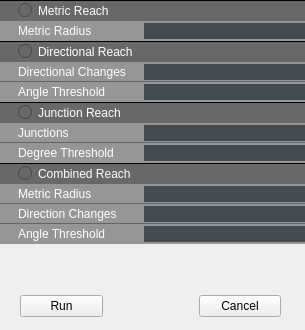
<?xml version="1.0" encoding="UTF-8"?>
<ui version="4.0">
 <class>setForm</class>
 <widget class="QWidget" name="setForm">
  <property name="geometry">
   <rect>
    <x>0</x>
    <y>0</y>
    <width>305</width>
    <height>330</height>
   </rect>
  </property>
  <property name="minimumSize">
   <size>
    <width>305</width>
    <height>330</height>
   </size>
  </property>
  <property name="maximumSize">
   <size>
    <width>305</width>
    <height>330</height>
   </size>
  </property>
  <property name="windowTitle">
   <string>parameter setting</string>
  </property>
  <widget class="QWidget" name="layoutWidget">
   <property name="geometry">
    <rect>
     <x>20</x>
     <y>290</y>
     <width>261</width>
     <height>33</height>
    </rect>
   </property>
   <layout class="QHBoxLayout">
    <property name="spacing">
     <number>6</number>
    </property>
    <property name="leftMargin">
     <number>0</number>
    </property>
    <property name="topMargin">
     <number>0</number>
    </property>
    <property name="rightMargin">
     <number>0</number>
    </property>
    <property name="bottomMargin">
     <number>0</number>
    </property>
    <item>
     <widget class="QPushButton" name="okButton">
      <property name="text">
       <string>Run</string>
      </property>
     </widget>
    </item>
    <item>
     <spacer>
      <property name="orientation">
       <enum>Qt::Horizontal</enum>
      </property>
      <property name="sizeType">
       <enum>QSizePolicy::Fixed</enum>
      </property>
      <property name="sizeHint" stdset="0">
       <size>
        <width>90</width>
        <height>10</height>
       </size>
      </property>
     </spacer>
    </item>
    <item>
     <widget class="QPushButton" name="cancelButton">
      <property name="text">
       <string>Cancel</string>
      </property>
     </widget>
    </item>
   </layout>
  </widget>
  <widget class="QWidget" name="widget" native="true">
   <property name="geometry">
    <rect>
     <x>0</x>
     <y>0</y>
     <width>305</width>
     <height>290</height>
    </rect>
   </property>
   <property name="minimumSize">
    <size>
     <width>305</width>
     <height>290</height>
    </size>
   </property>
   <property name="maximumSize">
    <size>
     <width>305</width>
     <height>290</height>
    </size>
   </property>
   <layout class="QVBoxLayout" name="verticalLayout">
    <property name="spacing">
     <number>0</number>
    </property>
    <property name="leftMargin">
     <number>0</number>
    </property>
    <property name="topMargin">
     <number>0</number>
    </property>
    <property name="rightMargin">
     <number>0</number>
    </property>
    <property name="bottomMargin">
     <number>0</number>
    </property>
    <item>
     <widget class="QWidget" name="widget_46" native="true">
      <property name="sizePolicy">
       <sizepolicy hsizetype="Preferred" vsizetype="Preferred">
        <horstretch>0</horstretch>
        <verstretch>0</verstretch>
       </sizepolicy>
      </property>
      <layout class="QVBoxLayout" name="verticalLayout_22">
       <property name="spacing">
        <number>0</number>
       </property>
       <property name="sizeConstraint">
        <enum>QLayout::SetDefaultConstraint</enum>
       </property>
       <property name="leftMargin">
        <number>0</number>
       </property>
       <property name="topMargin">
        <number>0</number>
       </property>
       <property name="rightMargin">
        <number>0</number>
       </property>
       <property name="bottomMargin">
        <number>0</number>
       </property>
       <item>
        <widget class="QWidget" name="widget_48" native="true">
         <property name="sizePolicy">
          <sizepolicy hsizetype="Expanding" vsizetype="Fixed">
           <horstretch>0</horstretch>
           <verstretch>0</verstretch>
          </sizepolicy>
         </property>
         <property name="maximumSize">
          <size>
           <width>16777215</width>
           <height>35</height>
          </size>
         </property>
         <property name="styleSheet">
          <string notr="true">QWidget
{
    background-color: rgb(104, 104, 104);
        border-top: 1px solid rgb(0 , 0 , 0);
  border-bottom: 1px solid transparent;
}
	

 

</string>
         </property>
         <layout class="QVBoxLayout" name="verticalLayout_35">
          <property name="leftMargin">
           <number>0</number>
          </property>
          <property name="topMargin">
           <number>0</number>
          </property>
          <property name="rightMargin">
           <number>0</number>
          </property>
          <property name="bottomMargin">
           <number>0</number>
          </property>
          <item>
           <widget class="QRadioButton" name="radioButton_1">
            <property name="sizePolicy">
             <sizepolicy hsizetype="Expanding" vsizetype="Fixed">
              <horstretch>0</horstretch>
              <verstretch>0</verstretch>
             </sizepolicy>
            </property>
            <property name="minimumSize">
             <size>
              <width>0</width>
              <height>0</height>
             </size>
            </property>
            <property name="maximumSize">
             <size>
              <width>16777215</width>
              <height>16777215</height>
             </size>
            </property>
            <property name="styleSheet">
             <string notr="true">QRadioButton
{
    font: 8pt &quot;Ebrima&quot;;
    color:white;
    background-color: rgb(104, 104, 104);
    padding-left:18px;  
	padding-bottom:2 px;
	padding-top:2 px;
  }
	
 QRadioButton:hover
{
	background-color: rgb(180, 53, 180);
}

QRadioButton:pressed
{
    background-color: rgb(180, 53, 180);
 }

</string>
            </property>
            <property name="text">
             <string>Metric Reach</string>
            </property>
           </widget>
          </item>
         </layout>
        </widget>
       </item>
       <item>
        <widget class="QWidget" name="widget_49" native="true">
         <property name="styleSheet">
          <string notr="true">QWidget
{
    background-color: rgb(150, 150, 150);
    
}</string>
         </property>
         <layout class="QHBoxLayout" name="horizontalLayout_18">
          <property name="spacing">
           <number>6</number>
          </property>
          <property name="leftMargin">
           <number>18</number>
          </property>
          <property name="topMargin">
           <number>2</number>
          </property>
          <property name="rightMargin">
           <number>0</number>
          </property>
          <property name="bottomMargin">
           <number>2</number>
          </property>
          <item>
           <widget class="QLabel" name="label_4">
            <property name="sizePolicy">
             <sizepolicy hsizetype="Minimum" vsizetype="Fixed">
              <horstretch>0</horstretch>
              <verstretch>0</verstretch>
             </sizepolicy>
            </property>
            <property name="minimumSize">
             <size>
              <width>120</width>
              <height>0</height>
             </size>
            </property>
            <property name="maximumSize">
             <size>
              <width>120</width>
              <height>16777215</height>
             </size>
            </property>
            <property name="styleSheet">
             <string notr="true">    border-top: 0px solid rgb(0 , 0 , 0);
    font: 8pt &quot;Ebrima&quot;;   
	color:white;   
    border-top: 0px solid rgb(0 , 0 , 0); 
</string>
            </property>
            <property name="text">
             <string>Metric Radius</string>
            </property>
           </widget>
          </item>
          <item>
           <widget class="QLineEdit" name="lineEdit">
            <property name="sizePolicy">
             <sizepolicy hsizetype="Expanding" vsizetype="Fixed">
              <horstretch>0</horstretch>
              <verstretch>0</verstretch>
             </sizepolicy>
            </property>
            <property name="styleSheet">
             <string notr="true">border :0px solid  rgb(67, 74, 80);
color: rgb(255, 255, 255);
background-color: rgb(67, 74, 80);
font: 8pt &quot;Ebrima&quot;;




</string>
            </property>
            <property name="alignment">
             <set>Qt::AlignCenter</set>
            </property>
           </widget>
          </item>
         </layout>
        </widget>
       </item>
       <item>
        <widget class="QWidget" name="widget_50" native="true">
         <property name="sizePolicy">
          <sizepolicy hsizetype="Expanding" vsizetype="Fixed">
           <horstretch>0</horstretch>
           <verstretch>0</verstretch>
          </sizepolicy>
         </property>
         <property name="maximumSize">
          <size>
           <width>16777215</width>
           <height>35</height>
          </size>
         </property>
         <property name="styleSheet">
          <string notr="true">QWidget
{
    background-color: rgb(104, 104, 104);
        border-top: 1px solid rgb(0 , 0 , 0);
  border-bottom: 1px solid transparent;
}
	

 

</string>
         </property>
         <layout class="QVBoxLayout" name="verticalLayout_44">
          <property name="leftMargin">
           <number>0</number>
          </property>
          <property name="topMargin">
           <number>0</number>
          </property>
          <property name="rightMargin">
           <number>0</number>
          </property>
          <property name="bottomMargin">
           <number>0</number>
          </property>
          <item>
           <widget class="QRadioButton" name="radioButton_2">
            <property name="sizePolicy">
             <sizepolicy hsizetype="Expanding" vsizetype="Fixed">
              <horstretch>0</horstretch>
              <verstretch>0</verstretch>
             </sizepolicy>
            </property>
            <property name="minimumSize">
             <size>
              <width>0</width>
              <height>0</height>
             </size>
            </property>
            <property name="maximumSize">
             <size>
              <width>16777215</width>
              <height>35</height>
             </size>
            </property>
            <property name="styleSheet">
             <string notr="true">QRadioButton
{
    font: 8pt &quot;Ebrima&quot;;
    color:white;
    background-color: rgb(104, 104, 104);
    padding-left:18px;  
	padding-bottom:2 px;
	padding-top:2 px;
  }
	
 QRadioButton:hover
{
	background-color: rgb(180, 53, 180);
}

QRadioButton:pressed
{
    background-color: rgb(180, 53, 180);
 }

</string>
            </property>
            <property name="text">
             <string>Directional Reach</string>
            </property>
           </widget>
          </item>
         </layout>
        </widget>
       </item>
       <item>
        <widget class="QWidget" name="widget_51" native="true">
         <layout class="QVBoxLayout" name="verticalLayout_23" stretch="0,0">
          <property name="spacing">
           <number>0</number>
          </property>
          <property name="leftMargin">
           <number>0</number>
          </property>
          <property name="topMargin">
           <number>0</number>
          </property>
          <property name="rightMargin">
           <number>0</number>
          </property>
          <property name="bottomMargin">
           <number>0</number>
          </property>
          <item>
           <widget class="QWidget" name="widget_52" native="true">
            <property name="styleSheet">
             <string notr="true">.QWidget
{
    background-color: rgb(150, 150, 150);
       border-bottom: 1px solid  rgb(100, 100, 100);

}</string>
            </property>
            <layout class="QHBoxLayout" name="horizontalLayout_19">
             <property name="spacing">
              <number>6</number>
             </property>
             <property name="leftMargin">
              <number>18</number>
             </property>
             <property name="topMargin">
              <number>2</number>
             </property>
             <property name="rightMargin">
              <number>0</number>
             </property>
             <property name="bottomMargin">
              <number>2</number>
             </property>
             <item>
              <widget class="QLabel" name="label_16">
               <property name="sizePolicy">
                <sizepolicy hsizetype="Minimum" vsizetype="Fixed">
                 <horstretch>0</horstretch>
                 <verstretch>0</verstretch>
                </sizepolicy>
               </property>
               <property name="minimumSize">
                <size>
                 <width>120</width>
                 <height>0</height>
                </size>
               </property>
               <property name="maximumSize">
                <size>
                 <width>120</width>
                 <height>16777215</height>
                </size>
               </property>
               <property name="styleSheet">
                <string notr="true">    border-top: 0px solid rgb(0 , 0 , 0);
    font: 8pt &quot;Ebrima&quot;;   
	color:white;   
    border-top: 0px solid rgb(0 , 0 , 0); </string>
               </property>
               <property name="text">
                <string>Directional Changes</string>
               </property>
              </widget>
             </item>
             <item>
              <widget class="QLineEdit" name="lineEdit_2">
               <property name="sizePolicy">
                <sizepolicy hsizetype="Expanding" vsizetype="Fixed">
                 <horstretch>0</horstretch>
                 <verstretch>0</verstretch>
                </sizepolicy>
               </property>
               <property name="minimumSize">
                <size>
                 <width>0</width>
                 <height>0</height>
                </size>
               </property>
               <property name="styleSheet">
                <string notr="true">border :0px solid  rgb(67, 74, 80);
color: rgb(255, 255, 255);
background-color: rgb(67, 74, 80);
font: 8pt &quot;Ebrima&quot;;




</string>
               </property>
               <property name="alignment">
                <set>Qt::AlignCenter</set>
               </property>
              </widget>
             </item>
            </layout>
           </widget>
          </item>
          <item>
           <widget class="QWidget" name="widget_53" native="true">
            <property name="styleSheet">
             <string notr="true">QWidget
{
    background-color: rgb(150, 150, 150);
  
}</string>
            </property>
            <layout class="QHBoxLayout" name="horizontalLayout_20">
             <property name="spacing">
              <number>6</number>
             </property>
             <property name="leftMargin">
              <number>18</number>
             </property>
             <property name="topMargin">
              <number>2</number>
             </property>
             <property name="rightMargin">
              <number>0</number>
             </property>
             <property name="bottomMargin">
              <number>2</number>
             </property>
             <item>
              <widget class="QLabel" name="label_44">
               <property name="sizePolicy">
                <sizepolicy hsizetype="Minimum" vsizetype="Fixed">
                 <horstretch>0</horstretch>
                 <verstretch>0</verstretch>
                </sizepolicy>
               </property>
               <property name="minimumSize">
                <size>
                 <width>120</width>
                 <height>0</height>
                </size>
               </property>
               <property name="maximumSize">
                <size>
                 <width>120</width>
                 <height>16777215</height>
                </size>
               </property>
               <property name="styleSheet">
                <string notr="true">    border-top: 0px solid rgb(0 , 0 , 0);
    font: 8pt &quot;Ebrima&quot;;   
	color:white;   
    border-top: 0px solid rgb(0 , 0 , 0); </string>
               </property>
               <property name="text">
                <string>Angle Threshold</string>
               </property>
              </widget>
             </item>
             <item>
              <widget class="QLineEdit" name="lineEdit_3">
               <property name="sizePolicy">
                <sizepolicy hsizetype="Expanding" vsizetype="Fixed">
                 <horstretch>0</horstretch>
                 <verstretch>0</verstretch>
                </sizepolicy>
               </property>
               <property name="minimumSize">
                <size>
                 <width>0</width>
                 <height>0</height>
                </size>
               </property>
               <property name="styleSheet">
                <string notr="true">border :0px solid  rgb(67, 74, 80);
color: rgb(255, 255, 255);
background-color: rgb(67, 74, 80);
font: 8pt &quot;Ebrima&quot;;




</string>
               </property>
               <property name="alignment">
                <set>Qt::AlignCenter</set>
               </property>
              </widget>
             </item>
            </layout>
           </widget>
          </item>
         </layout>
        </widget>
       </item>
       <item>
        <widget class="QWidget" name="widget_54" native="true">
         <property name="styleSheet">
          <string notr="true">QWidget
{
    background-color: rgb(104, 104, 104);
        border-top: 1px solid rgb(0 , 0 , 0);
  border-bottom: 1px solid transparent;
}
	

 

</string>
         </property>
         <layout class="QVBoxLayout" name="verticalLayout_45">
          <property name="leftMargin">
           <number>0</number>
          </property>
          <property name="topMargin">
           <number>0</number>
          </property>
          <property name="rightMargin">
           <number>0</number>
          </property>
          <property name="bottomMargin">
           <number>0</number>
          </property>
          <item>
           <widget class="QRadioButton" name="radioButton_3">
            <property name="minimumSize">
             <size>
              <width>0</width>
              <height>0</height>
             </size>
            </property>
            <property name="styleSheet">
             <string notr="true">QRadioButton
{
    font: 8pt &quot;Ebrima&quot;;
    color:white;
    background-color: rgb(104, 104, 104);
    padding-left:18px;  
	padding-bottom:2 px;
	padding-top:2 px;
  }
	
 QRadioButton:hover
{
	background-color: rgb(180, 53, 180);
}

QRadioButton:pressed
{
    background-color: rgb(180, 53, 180);
 }

</string>
            </property>
            <property name="text">
             <string>Junction Reach</string>
            </property>
           </widget>
          </item>
         </layout>
        </widget>
       </item>
       <item>
        <widget class="QWidget" name="widget_55" native="true">
         <layout class="QVBoxLayout" name="verticalLayout_25">
          <property name="spacing">
           <number>0</number>
          </property>
          <property name="leftMargin">
           <number>0</number>
          </property>
          <property name="topMargin">
           <number>0</number>
          </property>
          <property name="rightMargin">
           <number>0</number>
          </property>
          <property name="bottomMargin">
           <number>0</number>
          </property>
          <item>
           <widget class="QWidget" name="widget_56" native="true">
            <property name="styleSheet">
             <string notr="true">.QWidget
{
    background-color: rgb(150, 150, 150);
       border-bottom: 1px solid  rgb(100, 100, 100);

}</string>
            </property>
            <layout class="QHBoxLayout" name="horizontalLayout_23">
             <property name="spacing">
              <number>6</number>
             </property>
             <property name="leftMargin">
              <number>18</number>
             </property>
             <property name="topMargin">
              <number>2</number>
             </property>
             <property name="rightMargin">
              <number>0</number>
             </property>
             <property name="bottomMargin">
              <number>2</number>
             </property>
             <item>
              <widget class="QLabel" name="label_45">
               <property name="sizePolicy">
                <sizepolicy hsizetype="Minimum" vsizetype="Fixed">
                 <horstretch>0</horstretch>
                 <verstretch>0</verstretch>
                </sizepolicy>
               </property>
               <property name="minimumSize">
                <size>
                 <width>120</width>
                 <height>0</height>
                </size>
               </property>
               <property name="maximumSize">
                <size>
                 <width>120</width>
                 <height>16777215</height>
                </size>
               </property>
               <property name="styleSheet">
                <string notr="true">    border-top: 0px solid rgb(0 , 0 , 0);
    font: 8pt &quot;Ebrima&quot;;   
	color:white;   
    border-top: 0px solid rgb(0 , 0 , 0); </string>
               </property>
               <property name="text">
                <string>Junctions</string>
               </property>
              </widget>
             </item>
             <item>
              <widget class="QLineEdit" name="lineEdit_4">
               <property name="sizePolicy">
                <sizepolicy hsizetype="Expanding" vsizetype="Fixed">
                 <horstretch>0</horstretch>
                 <verstretch>0</verstretch>
                </sizepolicy>
               </property>
               <property name="styleSheet">
                <string notr="true">border :0px solid  rgb(67, 74, 80);
color: rgb(255, 255, 255);
background-color: rgb(67, 74, 80);
font: 8pt &quot;Ebrima&quot;;




</string>
               </property>
               <property name="alignment">
                <set>Qt::AlignCenter</set>
               </property>
              </widget>
             </item>
            </layout>
           </widget>
          </item>
          <item>
           <widget class="QWidget" name="widget_57" native="true">
            <property name="styleSheet">
             <string notr="true">.QWidget
{
    background-color: rgb(150, 150, 150);
 

}</string>
            </property>
            <layout class="QHBoxLayout" name="horizontalLayout_24">
             <property name="spacing">
              <number>6</number>
             </property>
             <property name="leftMargin">
              <number>18</number>
             </property>
             <property name="topMargin">
              <number>2</number>
             </property>
             <property name="rightMargin">
              <number>0</number>
             </property>
             <property name="bottomMargin">
              <number>2</number>
             </property>
             <item>
              <widget class="QLabel" name="label_48">
               <property name="sizePolicy">
                <sizepolicy hsizetype="Minimum" vsizetype="Fixed">
                 <horstretch>0</horstretch>
                 <verstretch>0</verstretch>
                </sizepolicy>
               </property>
               <property name="minimumSize">
                <size>
                 <width>120</width>
                 <height>0</height>
                </size>
               </property>
               <property name="maximumSize">
                <size>
                 <width>120</width>
                 <height>16777215</height>
                </size>
               </property>
               <property name="styleSheet">
                <string notr="true">    border-top: 0px solid rgb(0 , 0 , 0);
    font: 8pt &quot;Ebrima&quot;;   
	color:white;   
    border-top: 0px solid rgb(0 , 0 , 0); </string>
               </property>
               <property name="text">
                <string>Degree Threshold</string>
               </property>
              </widget>
             </item>
             <item>
              <widget class="QLineEdit" name="lineEdit_5">
               <property name="sizePolicy">
                <sizepolicy hsizetype="Expanding" vsizetype="Fixed">
                 <horstretch>0</horstretch>
                 <verstretch>0</verstretch>
                </sizepolicy>
               </property>
               <property name="styleSheet">
                <string notr="true">border :0px solid  rgb(67, 74, 80);
color: rgb(255, 255, 255);
background-color: rgb(67, 74, 80);
font: 8pt &quot;Ebrima&quot;;




</string>
               </property>
               <property name="alignment">
                <set>Qt::AlignCenter</set>
               </property>
              </widget>
             </item>
            </layout>
           </widget>
          </item>
         </layout>
        </widget>
       </item>
       <item>
        <widget class="QWidget" name="widget_58" native="true">
         <property name="sizePolicy">
          <sizepolicy hsizetype="Preferred" vsizetype="Fixed">
           <horstretch>0</horstretch>
           <verstretch>0</verstretch>
          </sizepolicy>
         </property>
         <property name="styleSheet">
          <string notr="true">QWidget
{
    background-color: rgb(104, 104, 104);
	border-bottom: 1px solid transparent;

    border-top: 1px solid rgb(0 , 0 , 0);
}
	

 

</string>
         </property>
         <layout class="QVBoxLayout" name="verticalLayout_46">
          <property name="spacing">
           <number>0</number>
          </property>
          <property name="leftMargin">
           <number>0</number>
          </property>
          <property name="topMargin">
           <number>0</number>
          </property>
          <property name="rightMargin">
           <number>0</number>
          </property>
          <property name="bottomMargin">
           <number>0</number>
          </property>
          <item>
           <widget class="QRadioButton" name="radioButton_4">
            <property name="minimumSize">
             <size>
              <width>0</width>
              <height>0</height>
             </size>
            </property>
            <property name="styleSheet">
             <string notr="true">QRadioButton
{
    font: 8pt &quot;Ebrima&quot;;
    color:white;
    background-color: rgb(104, 104, 104);
    padding-left:18px;  
	padding-bottom:2 px;
	padding-top:2 px;
  }
	
 QRadioButton:hover
{
	background-color: rgb(180, 53, 180);
}

QRadioButton:pressed
{
    background-color: rgb(180, 53, 180);
 }

</string>
            </property>
            <property name="text">
             <string>Combined Reach</string>
            </property>
           </widget>
          </item>
         </layout>
        </widget>
       </item>
       <item>
        <widget class="QWidget" name="widget_59" native="true">
         <layout class="QVBoxLayout" name="verticalLayout_26">
          <property name="spacing">
           <number>0</number>
          </property>
          <property name="leftMargin">
           <number>0</number>
          </property>
          <property name="topMargin">
           <number>0</number>
          </property>
          <property name="rightMargin">
           <number>0</number>
          </property>
          <property name="bottomMargin">
           <number>0</number>
          </property>
          <item>
           <widget class="QWidget" name="widget_60" native="true">
            <property name="styleSheet">
             <string notr="true">.QWidget
{
    background-color: rgb(150, 150, 150);
       border-bottom: 1px solid  rgb(100, 100, 100);

}</string>
            </property>
            <layout class="QHBoxLayout" name="horizontalLayout_25">
             <property name="spacing">
              <number>6</number>
             </property>
             <property name="leftMargin">
              <number>18</number>
             </property>
             <property name="topMargin">
              <number>2</number>
             </property>
             <property name="rightMargin">
              <number>0</number>
             </property>
             <property name="bottomMargin">
              <number>2</number>
             </property>
             <item>
              <widget class="QLabel" name="label_18">
               <property name="sizePolicy">
                <sizepolicy hsizetype="Minimum" vsizetype="Fixed">
                 <horstretch>0</horstretch>
                 <verstretch>0</verstretch>
                </sizepolicy>
               </property>
               <property name="minimumSize">
                <size>
                 <width>120</width>
                 <height>0</height>
                </size>
               </property>
               <property name="maximumSize">
                <size>
                 <width>120</width>
                 <height>16777215</height>
                </size>
               </property>
               <property name="styleSheet">
                <string notr="true">    border-top: 0px solid rgb(0 , 0 , 0);
    font: 8pt &quot;Ebrima&quot;;   
	color:white;   
    border-top: 0px solid rgb(0 , 0 , 0); </string>
               </property>
               <property name="text">
                <string>Metric Radius</string>
               </property>
              </widget>
             </item>
             <item>
              <widget class="QLineEdit" name="lineEdit_8">
               <property name="sizePolicy">
                <sizepolicy hsizetype="Expanding" vsizetype="Fixed">
                 <horstretch>0</horstretch>
                 <verstretch>0</verstretch>
                </sizepolicy>
               </property>
               <property name="styleSheet">
                <string notr="true">border :0px solid  rgb(67, 74, 80);
color: rgb(255, 255, 255);
background-color: rgb(67, 74, 80);
font: 8pt &quot;Ebrima&quot;;




</string>
               </property>
               <property name="alignment">
                <set>Qt::AlignCenter</set>
               </property>
              </widget>
             </item>
            </layout>
           </widget>
          </item>
          <item>
           <widget class="QWidget" name="widget_61" native="true">
            <property name="styleSheet">
             <string notr="true">.QWidget
{
    background-color: rgb(150, 150, 150);
       border-bottom: 1px solid  rgb(100, 100, 100);

}</string>
            </property>
            <layout class="QHBoxLayout" name="horizontalLayout_27">
             <property name="spacing">
              <number>6</number>
             </property>
             <property name="leftMargin">
              <number>18</number>
             </property>
             <property name="topMargin">
              <number>2</number>
             </property>
             <property name="rightMargin">
              <number>0</number>
             </property>
             <property name="bottomMargin">
              <number>2</number>
             </property>
             <item>
              <widget class="QLabel" name="label_49">
               <property name="sizePolicy">
                <sizepolicy hsizetype="Minimum" vsizetype="Fixed">
                 <horstretch>0</horstretch>
                 <verstretch>0</verstretch>
                </sizepolicy>
               </property>
               <property name="minimumSize">
                <size>
                 <width>120</width>
                 <height>0</height>
                </size>
               </property>
               <property name="maximumSize">
                <size>
                 <width>120</width>
                 <height>16777215</height>
                </size>
               </property>
               <property name="styleSheet">
                <string notr="true">    border-top: 0px solid rgb(0 , 0 , 0);
    font: 8pt &quot;Ebrima&quot;;   
	color:white;   
    border-top: 0px solid rgb(0 , 0 , 0); </string>
               </property>
               <property name="text">
                <string>Direction Changes</string>
               </property>
              </widget>
             </item>
             <item>
              <widget class="QLineEdit" name="lineEdit_6">
               <property name="sizePolicy">
                <sizepolicy hsizetype="Expanding" vsizetype="Fixed">
                 <horstretch>0</horstretch>
                 <verstretch>0</verstretch>
                </sizepolicy>
               </property>
               <property name="styleSheet">
                <string notr="true">border :0px solid  rgb(67, 74, 80);
color: rgb(255, 255, 255);
background-color: rgb(67, 74, 80);
font: 8pt &quot;Ebrima&quot;;




</string>
               </property>
               <property name="alignment">
                <set>Qt::AlignCenter</set>
               </property>
              </widget>
             </item>
            </layout>
           </widget>
          </item>
          <item>
           <widget class="QWidget" name="widget_62" native="true">
            <property name="styleSheet">
             <string notr="true">.QWidget
{
    background-color: rgb(150, 150, 150);
}</string>
            </property>
            <layout class="QHBoxLayout" name="horizontalLayout_29">
             <property name="spacing">
              <number>6</number>
             </property>
             <property name="leftMargin">
              <number>18</number>
             </property>
             <property name="topMargin">
              <number>2</number>
             </property>
             <property name="rightMargin">
              <number>0</number>
             </property>
             <property name="bottomMargin">
              <number>2</number>
             </property>
             <item>
              <widget class="QLabel" name="label_50">
               <property name="sizePolicy">
                <sizepolicy hsizetype="Minimum" vsizetype="Fixed">
                 <horstretch>0</horstretch>
                 <verstretch>0</verstretch>
                </sizepolicy>
               </property>
               <property name="minimumSize">
                <size>
                 <width>120</width>
                 <height>0</height>
                </size>
               </property>
               <property name="maximumSize">
                <size>
                 <width>120</width>
                 <height>16777215</height>
                </size>
               </property>
               <property name="styleSheet">
                <string notr="true">    border-top: 0px solid rgb(0 , 0 , 0);
    font: 8pt &quot;Ebrima&quot;;   
	color:white;   
    border-top: 0px solid rgb(0 , 0 , 0); </string>
               </property>
               <property name="text">
                <string>Angle Threshold</string>
               </property>
              </widget>
             </item>
             <item>
              <widget class="QLineEdit" name="lineEdit_7">
               <property name="sizePolicy">
                <sizepolicy hsizetype="Expanding" vsizetype="Fixed">
                 <horstretch>0</horstretch>
                 <verstretch>0</verstretch>
                </sizepolicy>
               </property>
               <property name="styleSheet">
                <string notr="true">border :0px solid  rgb(67, 74, 80);
color: rgb(255, 255, 255);
background-color: rgb(67, 74, 80);
font: 8pt &quot;Ebrima&quot;;




</string>
               </property>
               <property name="alignment">
                <set>Qt::AlignCenter</set>
               </property>
              </widget>
             </item>
            </layout>
           </widget>
          </item>
         </layout>
        </widget>
       </item>
      </layout>
     </widget>
    </item>
    <item>
     <spacer name="verticalSpacer">
      <property name="orientation">
       <enum>Qt::Vertical</enum>
      </property>
      <property name="sizeHint" stdset="0">
       <size>
        <width>20</width>
        <height>3</height>
       </size>
      </property>
     </spacer>
    </item>
   </layout>
  </widget>
 </widget>
 <resources/>
 <connections/>
</ui>
